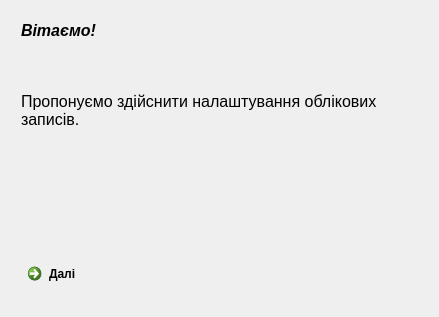
<?xml version="1.0" encoding="UTF-8"?>
<ui version="4.0">
 <class>StartDialog</class>
 <widget class="QDialog" name="StartDialog">
  <property name="windowModality">
   <enum>Qt::WindowModal</enum>
  </property>
  <property name="geometry">
   <rect>
    <x>0</x>
    <y>0</y>
    <width>439</width>
    <height>317</height>
   </rect>
  </property>
  <property name="windowTitle">
   <string>Початкове налаштування програми</string>
  </property>
  <property name="modal">
   <bool>true</bool>
  </property>
  <layout class="QVBoxLayout" name="verticalLayout">
   <item>
    <widget class="QStackedWidget" name="stackedWidget">
     <property name="currentIndex">
      <number>0</number>
     </property>
     <widget class="QWidget" name="welcome">
      <layout class="QVBoxLayout" name="verticalLayout_2">
       <item>
        <widget class="QLabel" name="label">
         <property name="text">
          <string>&lt;html&gt;&lt;head/&gt;&lt;body&gt;&lt;p&gt;&lt;span style=&quot; font-size:12pt; font-weight:600; font-style:italic;&quot;&gt;Вітаємо!&lt;/span&gt;&lt;/p&gt;&lt;p&gt;&lt;br/&gt;&lt;/p&gt;&lt;p&gt;&lt;span style=&quot; font-size:12pt;&quot;&gt;Пропонуємо здійснити налаштування облікових записів.&lt;/span&gt;&lt;/p&gt;&lt;/body&gt;&lt;/html&gt;</string>
         </property>
         <property name="alignment">
          <set>Qt::AlignLeading|Qt::AlignLeft|Qt::AlignTop</set>
         </property>
         <property name="wordWrap">
          <bool>true</bool>
         </property>
         <property name="indent">
          <number>1</number>
         </property>
        </widget>
       </item>
       <item>
        <widget class="QCommandLinkButton" name="nextButton">
         <property name="sizePolicy">
          <sizepolicy hsizetype="Preferred" vsizetype="Fixed">
           <horstretch>0</horstretch>
           <verstretch>0</verstretch>
          </sizepolicy>
         </property>
         <property name="text">
          <string>Далі</string>
         </property>
        </widget>
       </item>
      </layout>
     </widget>
     <widget class="QWidget" name="settingsPage">
      <layout class="QVBoxLayout" name="verticalLayout_3">
       <item>
        <widget class="AccountManager" name="widget" native="true">
         <property name="sizePolicy">
          <sizepolicy hsizetype="Minimum" vsizetype="Minimum">
           <horstretch>0</horstretch>
           <verstretch>0</verstretch>
          </sizepolicy>
         </property>
        </widget>
       </item>
       <item>
        <widget class="QDialogButtonBox" name="buttonBox">
         <property name="standardButtons">
          <set>QDialogButtonBox::Abort|QDialogButtonBox::Reset|QDialogButtonBox::Save</set>
         </property>
        </widget>
       </item>
      </layout>
     </widget>
    </widget>
   </item>
  </layout>
 </widget>
 <customwidgets>
  <customwidget>
   <class>AccountManager</class>
   <extends>QWidget</extends>
   <header location="global">accountmanager.h</header>
   <container>1</container>
  </customwidget>
 </customwidgets>
 <resources/>
 <connections>
  <connection>
   <sender>buttonBox</sender>
   <signal>accepted()</signal>
   <receiver>StartDialog</receiver>
   <slot>accept()</slot>
   <hints>
    <hint type="sourcelabel">
     <x>199</x>
     <y>270</y>
    </hint>
    <hint type="destinationlabel">
     <x>199</x>
     <y>149</y>
    </hint>
   </hints>
  </connection>
  <connection>
   <sender>buttonBox</sender>
   <signal>rejected()</signal>
   <receiver>StartDialog</receiver>
   <slot>reject()</slot>
   <hints>
    <hint type="sourcelabel">
     <x>199</x>
     <y>270</y>
    </hint>
    <hint type="destinationlabel">
     <x>199</x>
     <y>149</y>
    </hint>
   </hints>
  </connection>
 </connections>
</ui>
